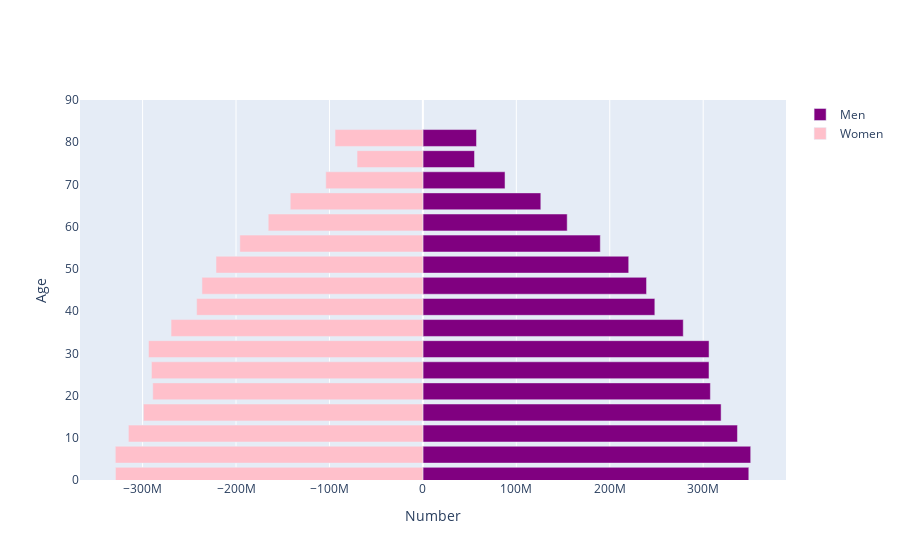

Source (notebook cell):
### Markdown cell above
Now we put together some code for the population pyramid.  The structure
 of the DataFrames is more complicated than it was above, so using the simple `cufflinks` library won&rsquo;t work here (or at least I don&rsquo;t see quite how to do it).   We use a more general `plot.ly` library instead.

### Code cell
import plotly.offline as py
import plotly.graph_objs as go
import pandas as pd
import numpy as np

py.init_notebook_mode(connected=True)

layout = go.Layout(barmode='overlay',
                   yaxis=go.layout.YAxis(range=[0, 90], title='Age'),
                   xaxis=go.layout.XAxis(title='Number'))

year = 2020

bins = [go.Bar(x = df.loc[str(year),:].filter(regex="Male").values,
               y = [int(s[:2])+1 for s in age_ranges],
               orientation='h',
               name='Men',
               marker=dict(color='purple'),
               hoverinfo='skip'
               ),

        go.Bar(x = -df.loc[str(year),:].filter(regex="Female").values,
               y=[int(s[:2])+1 for s in age_ranges],
               orientation='h',
               name='Women',
               marker=dict(color='pink'),
               hoverinfo='skip',
               )
        ]
py.iplot(dict(data=bins, layout=layout))

### Figure 1 — Plotly figure (JSON) as saved in the notebook; plotly's stock layout.template omitted (floating-point values rounded to 4 significant figures)
{"data": [{"hoverinfo": "skip", "marker": {"color": "purple"}, "name": "Men", "orientation": "h", "type": "bar", "x": [348843527, 350861843, 336694403, 319186586, 307711749, 306243509, 306298288, 278670739, 248265041, 239380760, 220302564, 189880511, 154455368, 126216520, 87919280, 55253441, 57363155], "y": [1, 6, 11, 16, 21, 26, 31, 36, 41, 46, 51, 56, 61, 66, 71, 76, 81]}, {"hoverinfo": "skip", "marker": {"color": "pink"}, "name": "Women", "orientation": "h", "type": "bar", "x": [-329071642, -329225029, -315221758, -299112617, -289115754, -290548637, -293679967, -269562260, -242158101, -236459269, -221445209, -195902317, -165545454, -141973645, -103935445, -70462837, -94014398], "y": [1, 6, 11, 16, 21, 26, 31, 36, 41, 46, 51, 56, 61, 66, 71, 76, 81]}], "layout": {"barmode": "overlay", "xaxis": {"title": {"text": "Number"}}, "yaxis": {"range": [0, 90], "title": {"text": "Age"}}}}
